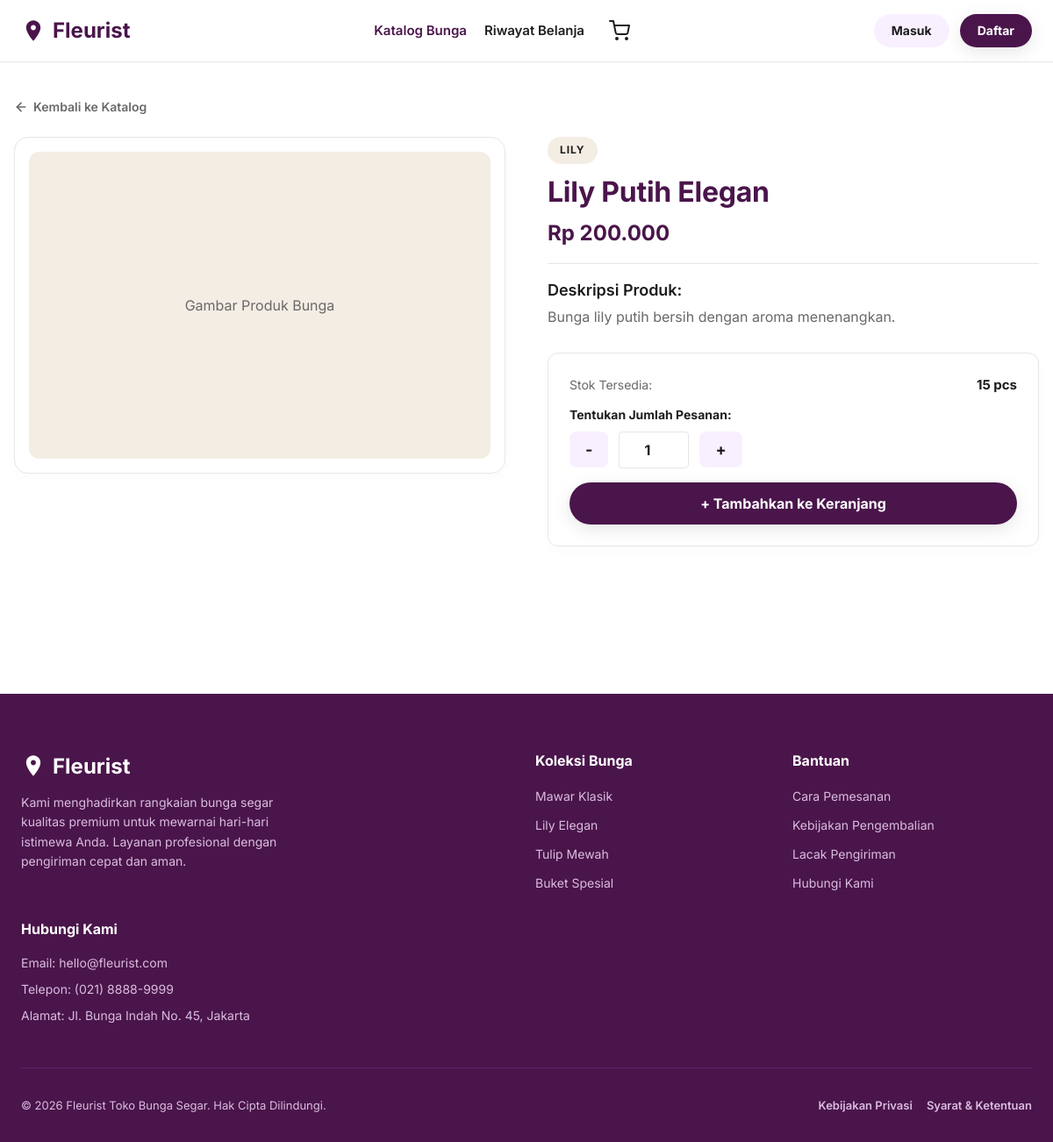
Screenshot of /detail.php?id=2 with the database file from the repository.
### tables this page shows
CREATE TABLE produk (
    id_produk INT AUTO_INCREMENT PRIMARY KEY,
    nama_produk VARCHAR(150) NOT NULL,
    kategori VARCHAR(100) NOT NULL,
    harga INT NOT NULL,
    stok INT NOT NULL DEFAULT 0,
    deskripsi TEXT,
    gambar VARCHAR(255)
);

### detail.php (the view, shortened to what this page needs)
<?php
require_once 'koneksi.php';
$id_produk = $_GET['id'] ?? null;
$product = null;
try {
    $stmt = $db->prepare("SELECT * FROM produk WHERE id_produk = ?");
    $stmt->execute([$id_produk]);
    $product = $stmt->fetch();
} catch (PDOException $e) {
    $error_msg = "Gagal memuat detail produk: " . $e->getMessage();
}
?>
<!DOCTYPE html>
<html lang="id">
<head>
    <link rel="stylesheet" href="style.css">
</head>
<body style="background-color: var(--canvas);">
    <?php include 'header.php'; ?>
    <main class="admin-container" style="padding-top: 40px; min-height: 80vh;">
        <div style="margin-bottom: var(--spacing-xl);">
            <a href="index.php" style="font-size: 14px; display: inline-flex; align-items: center; gap: 6px; text-decoration: none; color: var(--ink-mute);">
                <svg width="16" height="16" viewBox="0 0 24 24" fill="none" stroke="currentColor" stroke-width="2.5" stroke-linecap="round" stroke-linejoin="round"><line x1="19" y1="12" x2="5" y2="12"></line><polyline points="12 19 5 12 12 5"></polyline></svg>
                Kembali ke Katalog
            </a>
        </div>
        <div style="display: grid; grid-template-columns: repeat(auto-fit, minmax(320px, 1fr)); gap: 48px; align-items: start;">
            <div class="admin-card" style="padding: 16px; border-radius: var(--rounded-xl);">
                <?php if ($product['gambar'] && file_exists('uploads/' . $product['gambar'])): ?>
                    <img src="uploads/<?= htmlspecialchars($product['gambar']) ?>" alt="<?= htmlspecialchars($product['nama_produk']) ?>" style="width: 100%; height: auto; max-height: 480px; object-fit: cover; border-radius: var(--rounded-lg);">
                <?php else: ?>
                    <div style="width: 100%; height: 350px; background-color: var(--canvas-cream); display: flex; align-items: center; justify-content: center; color: var(--ink-mute); border-radius: var(--rounded-lg);">Gambar Produk Bunga</div>
                <?php endif; ?>
            </div>
            <div>
                <span class="card-product-kategori" style="font-size: 12px; padding: 6px 14px; margin-bottom: var(--spacing-md);"><?= htmlspecialchars($product['kategori']) ?></span>
                <h1 class="display-md" style="color: var(--primary); margin-bottom: var(--spacing-sm);"><?= htmlspecialchars($product['nama_produk']) ?></h1>
                <p style="font-size: 24px; font-weight: 700; color: var(--primary); margin-bottom: var(--spacing-lg);">
                    Rp <?= number_format($product['harga'], 0, ',', '.') ?>
                </p>
                <hr style="border: 0; border-top: 1px solid var(--hairline); margin-bottom: var(--spacing-lg);">
                <div style="margin-bottom: var(--spacing-huge);">
                    <h3 class="heading-sm" style="margin-bottom: var(--spacing-xs); color: var(--ink);">Deskripsi Produk:</h3>
                    <p class="body-md" style="color: var(--ink-mute); text-align: justify; white-space: pre-wrap;"><?= htmlspecialchars($product['deskripsi'] ?: 'Tidak ada deskripsi untuk bunga ini.') ?></p>
                </div>
                <div class="admin-card" style="padding: 24px;">
                    <form action="" method="POST">
                        <div style="display: flex; justify-content: space-between; align-items: center; margin-bottom: var(--spacing-md);">
                            <span class="caption">Stok Tersedia:</span>
                            <span style="font-weight: 700; font-size: 15px; color: var(--ink);"><?= htmlspecialchars($product['stok']) ?> pcs</span>
                        </div>
                        <?php if ($product['stok'] > 0): ?>
                            <div class="form-group" style="margin-bottom: var(--spacing-lg);">
                                <label for="qty" class="form-label">Tentukan Jumlah Pesanan:</label>
                                <div style="display: flex; align-items: center; gap: 12px;">
                                    <button type="button" onclick="adjustQty(-1)" class="btn btn-secondary-pill" style="padding: 10px 18px; border-radius: var(--rounded-md); font-size: 18px;">-</button>
                                    <input type="number" name="qty" id="qty" class="text-input" value="1" min="1" max="<?= $product['stok'] ?>" style="text-align: center; font-weight: 700; width: 80px;" readonly>
                                    <button type="button" onclick="adjustQty(1)" class="btn btn-secondary-pill" style="padding: 10px 18px; border-radius: var(--rounded-md); font-size: 18px;">+</button>
                                </div>
                            </div>
                            <button type="submit" class="btn btn-primary-pill" style="width: 100%; font-size: 16px; padding: 14px 0;">+ Tambahkan ke Keranjang</button>
                        <?php else: ?>
                            <button type="button" class="btn btn-secondary-pill" style="width: 100%; cursor: not-allowed; color: var(--ink-mute);" disabled>Stok Habis</button>
                        <?php endif; ?>
                    </form>
                </div>
            </div>
        </div>
    </main>
    <?php include 'footer.php'; ?>
</body>
</html>

### style.css (style rules this page uses)
:root { --primary: #4a154b; --primary-deep: #481a54; --primary-press: #611f69; --primary-tint: #592466; --on-primary: #ffffff; --ink: #1d1d1d; --ink-mute: #696969; --link-blue: #1264a3; --link-hover: #3860be; --canvas: #ffffff; --canvas-cream: #f4ede4; --canvas-lavender: #f9f0ff; --surface-elev: #ffffff; --surface-aubergine: #4a154b; --hairline: #e6e6e6; --semantic-error: #cc4117; --semantic-success: #007a5a; --on-aubergine-mute: #d9bdde; --rounded-xs: 2px; --rounded-sm: 4px; --rounded-md: 8px; --rounded-lg: 12px; --rounded-xl: 16px; --rounded-xxl: 48px; --rounded-pill: 90px; --spacing-xs: 4px; --spacing-sm: 8px; --spacing-md: 12px; --spacing-lg: 16px; --spacing-xl: 20px; --spacing-xxl: 24px; --spacing-huge: 28px; }
* { box-sizing: border-box; margin: 0; padding: 0; }
body { font-family: 'Inter', system-ui, -apple-system, BlinkMacSystemFont, sans-serif; color: var(--ink); background-color: var(--canvas-cream); line-height: 1.55; font-size: 16px; -webkit-font-smoothing: antialiased; }
h1, h2, h3, h4, h5, h6 { font-family: 'Inter', system-ui, sans-serif; font-weight: 700; color: var(--ink); }
.display-md { font-size: 32px; line-height: 1.25; letter-spacing: -0.256px; font-weight: 700; }
.heading-sm { font-size: 18px; line-height: 1.56; letter-spacing: -0.0216px; font-weight: 600; }
.body-md { font-size: 16px; line-height: 1.55; }
.caption { font-size: 14px; line-height: 1.43; color: var(--ink-mute); }
a { color: var(--link-blue); text-decoration: none; font-weight: 600; transition: color 0.2s ease; }
.form-group { margin-bottom: var(--spacing-xl); text-align: left; }
.form-label { display: block; margin-bottom: var(--spacing-sm); font-weight: 700; font-size: 14px; }
.text-input { width: 100%; background-color: var(--canvas); color: var(--ink); font-family: inherit; font-size: 16px; padding: 10px 12px; border: 1px solid var(--hairline); border-radius: var(--rounded-sm); outline: none; transition: border-color 0.2s ease, box-shadow 0.2s ease; }
.btn { display: inline-flex; align-items: center; justify-content: center; font-family: inherit; font-size: 16px; font-weight: 700; border: none; cursor: pointer; transition: all 0.2s ease; text-decoration: none; }
.btn-primary-pill { background-color: var(--primary); color: var(--on-primary); padding: 14px 28px; border-radius: var(--rounded-pill); box-shadow: rgba(0, 0, 0, 0.1) 0 5px 20px 0; }
.btn-secondary-pill { background-color: var(--canvas-lavender); color: var(--ink); padding: 10px 30px; border-radius: var(--rounded-pill); }
.admin-container { max-width: 1200px; margin: 0 auto; padding: var(--spacing-huge) var(--spacing-lg); }
.admin-card { background-color: var(--canvas); border: 1px solid var(--hairline); border-radius: var(--rounded-lg); padding: var(--spacing-xl); box-shadow: rgba(0, 0, 0, 0.02) 0 5px 15px 0; margin-bottom: var(--spacing-huge); }
.card-product-kategori { display: inline-block; background-color: var(--canvas-cream); color: var(--ink); font-size: 11px; font-weight: 700; text-transform: uppercase; letter-spacing: 0.96px; padding: 4px 10px; border-radius: var(--rounded-pill); margin-bottom: var(--spacing-sm); width: fit-content; }

### rows the page displays
produk: kategori "LILY", nama_produk "Lily Putih Elegan", harga "200.000", deskripsi "Bunga lily putih bersih dengan aroma menenangkan.", stok "15"
